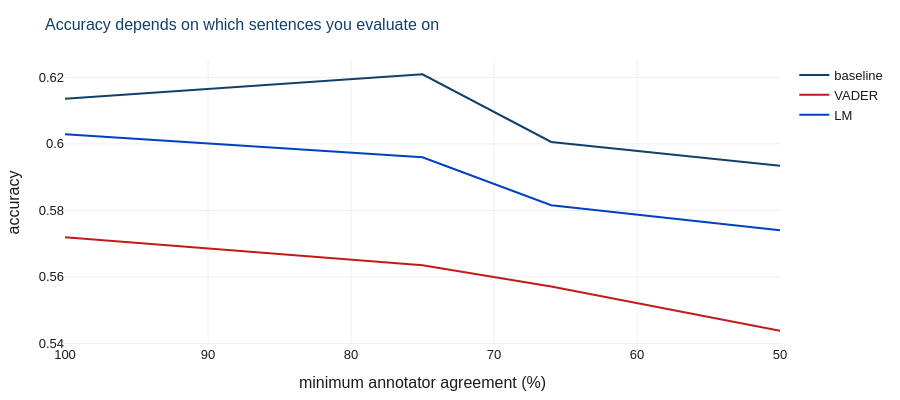

Notebook code cell kept with this figure:
### Markdown cell above
## 6. The same models, two different accuracies

Now the point of the agreement column.

We hold the models completely fixed and change only the slice of the corpus we
evaluate on: first the sentences all 16 annotators agreed about, then progressively
more contentious ones.

Nothing about the models changes. Their measured accuracy will.

### Code cell
rows = []
for tier in (100, 75, 66, 50):
    sub = pb[pb["agreement"] >= tier]
    _, b = airm7.majority_baseline(sub["label"])
    rows.append({
        "agreement >=": tier,
        "n": len(sub),
        "baseline": b,
        "VADER": airm7.accuracy(sub["label"], vader.loc[sub.index, "pred"]),
        "LM": airm7.accuracy(sub["label"], lm.loc[sub.index, "pred"]),
    })
tiers = pd.DataFrame(rows)
print(tiers.round(3).to_string(index=False))

fig = airm7.plot_lines(tiers, "agreement >=", ["baseline", "VADER", "LM"],
                       title="Accuracy depends on which sentences you evaluate on",
                       xlab="minimum annotator agreement (%)", ylab="accuracy")
fig.update_xaxes(autorange="reversed")
fig.show()

### Figure 1 — Plotly figure (JSON) as saved in the notebook; plotly's stock layout.template omitted (floating-point values rounded to 4 significant figures)
{"data": [{"line": {"color": "#123F69", "width": 2}, "mode": "lines", "name": "baseline", "type": "scatter", "x": [100, 75, 66, 50], "y": [0.6135, 0.6209, 0.6006, 0.5934]}, {"line": {"color": "#C11B17", "width": 2}, "mode": "lines", "name": "VADER", "type": "scatter", "x": [100, 75, 66, 50], "y": [0.5719, 0.5635, 0.5571, 0.5438]}, {"line": {"color": "#0041C2", "width": 2}, "mode": "lines", "name": "LM", "type": "scatter", "x": [100, 75, 66, 50], "y": [0.6029, 0.596, 0.5816, 0.574]}], "layout": {"colorway": ["#123F69", "#C11B17", "#0041C2", "#2E8B57", "#B8860B", "#7A8794"], "font": {"color": "#1a1a1a", "family": "Helvetica, Arial, sans-serif", "size": 13}, "height": 400, "hoverlabel": {"font": {"size": 12}}, "margin": {"b": 55, "l": 60, "r": 30, "t": 60}, "title": {"font": {"color": "#123F69", "size": 16}, "text": "Accuracy depends on which sentences you evaluate on"}, "xaxis": {"autorange": "reversed", "title": {"text": "minimum annotator agreement (%)"}}, "yaxis": {"title": {"text": "accuracy"}}}}
